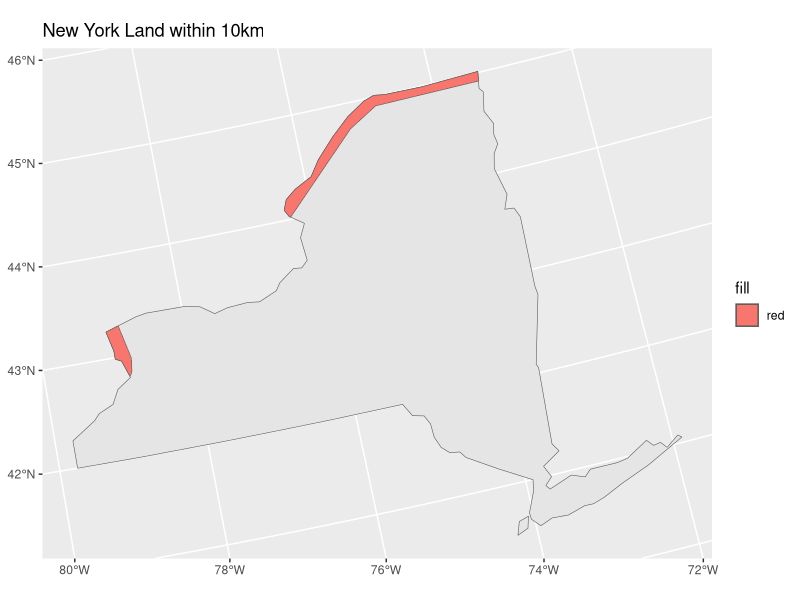
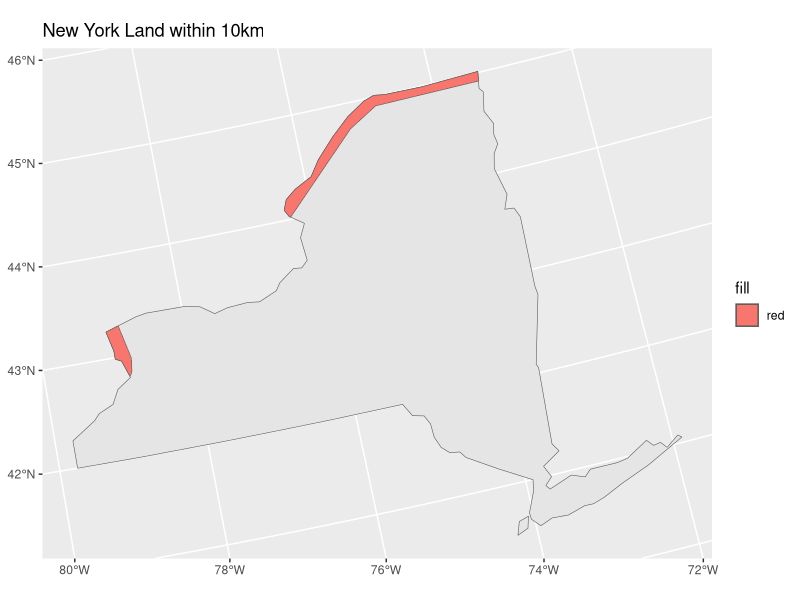

The R script that drew these images, in order:
library(spData)
library(sf)
library(tidyverse)
library(units)
# Data
data(world)
data(us_states)

# Transformation
st_crs(world)
albers="+proj=aea +lat_1=29.5 +lat_2=45.5 +lat_0=37.5 +lon_0=-96 
+x_0=0 +y_0=0 +ellps=GRS80 +datum=NAD83 +units=m +no_defs"
world_albers <- st_transform(world, albers)

#Filter Canada
Canada <- world_albers %>% 
  filter(name_long == "Canada")
# Buffer
Canada_Buffer <- st_buffer(Canada, dist = 10000)

#States Object
us_states_albers <- st_transform(us_states, albers)
NY <- us_states_albers %>%
  filter(NAME == "New York")

# Create Border Object
Border <- st_intersection(Canada_Buffer, NY)
# Plot
Final_Plot <- ggplot() + geom_sf(data = NY) + 
  geom_sf(data = Border, aes(fill = 'red')) +
  labs(title = "New York Land within 10km")
Final_Plot
#Area Calculation
Border_area <- st_area(Border)
set_units(Border_area, km^2)
#Area = 3495.19 [km^2]
# Save Plot
ggsave(filename = "Final_Plot.png")
